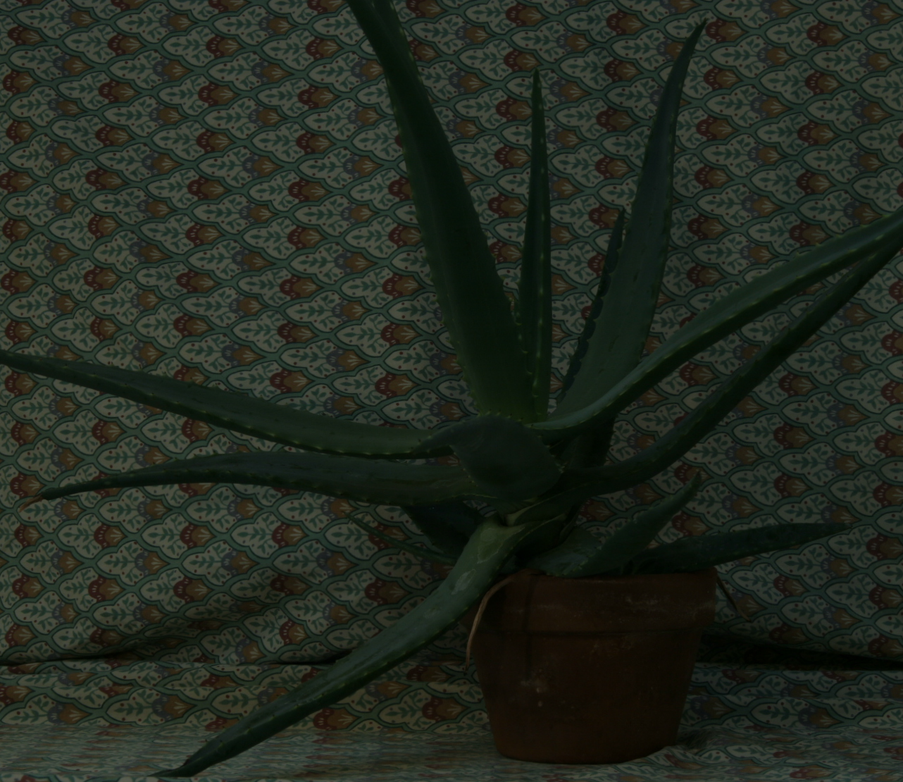
#> input picture aloe_left.png, 903 x 782 px, shrunk from 1282 x 1110 before the run
$ python disparity.py
#> lines starting #> are read from the running program, lines starting #| are printed output that depends on the picture
import numpy as np
import cv2
from matplotlib import pyplot as plt

# 스테레오 이미지 읽어오기
imgL = cv2.imread('aloe_left.png',0)  # 왼쪽 이미지
#> imgL: shape (782, 903); min 0, max 88, mean 36.7
imgR = cv2.imread('aloe_right.png',0) # 오른쪽 이미지
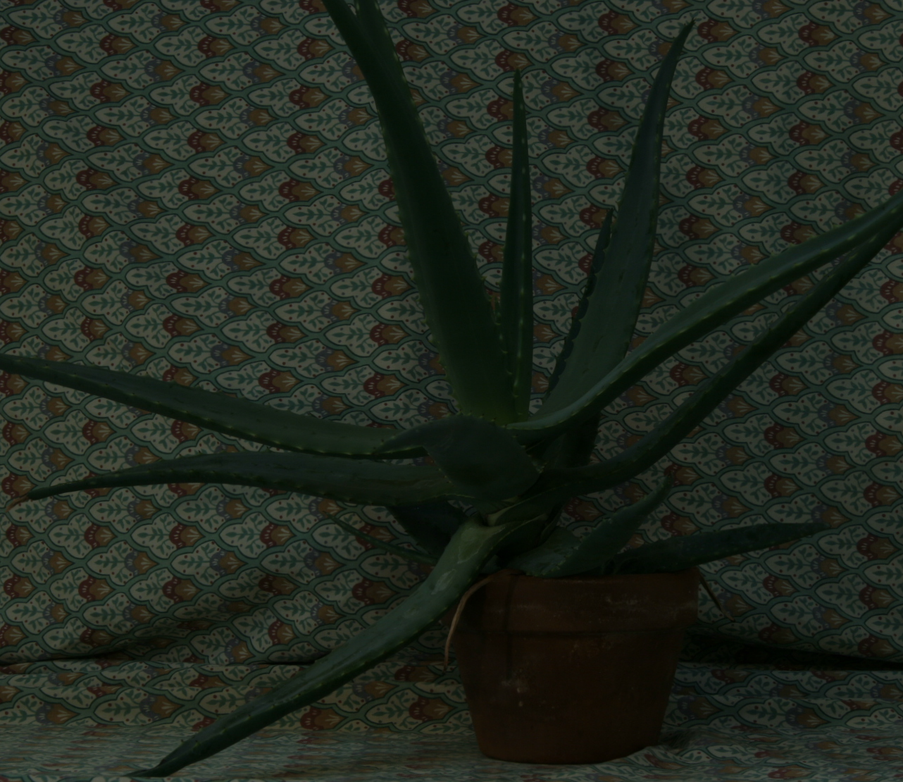
#> input picture aloe_right.png, 903 x 782 px, shrunk from 1282 x 1110 before the run
#> imgR: shape (782, 903); min 0, max 88, mean 36.4

# StereoBM 객체 생성
stereo = cv2.StereoBM_create(numDisparities=16, blockSize=15)

# disparity 계산
disparity = stereo.compute(imgL,imgR)
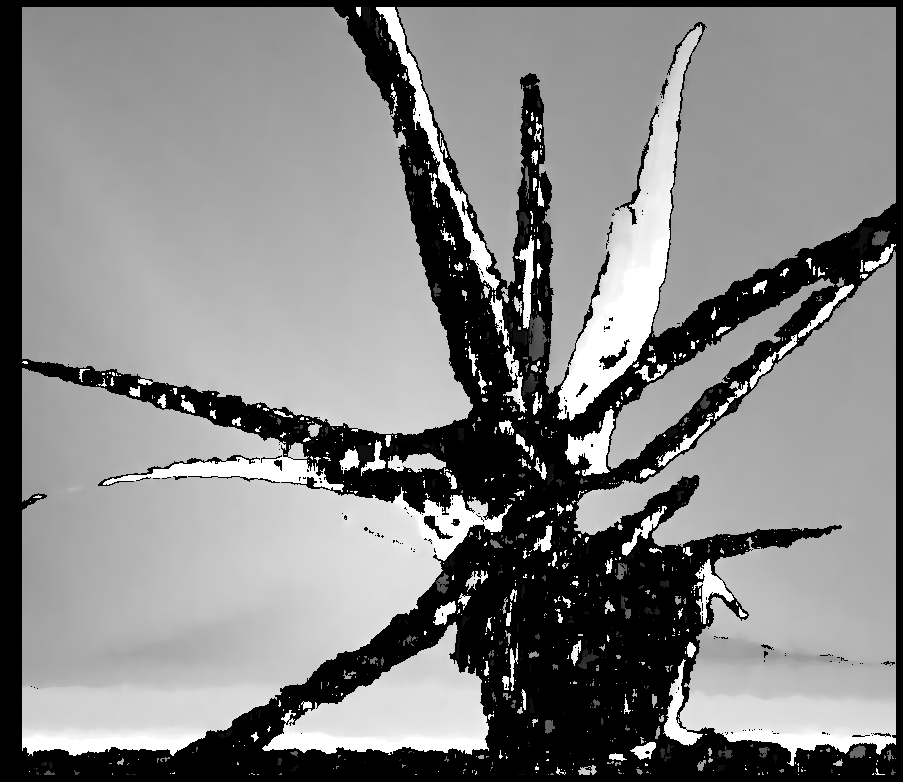
#> disparity: shape (782, 903) int16; min -16, max 240, mean 116.6; drawn with min black and max white

# 결과 출력
plt.imshow(disparity,'gray')
plt.show()
